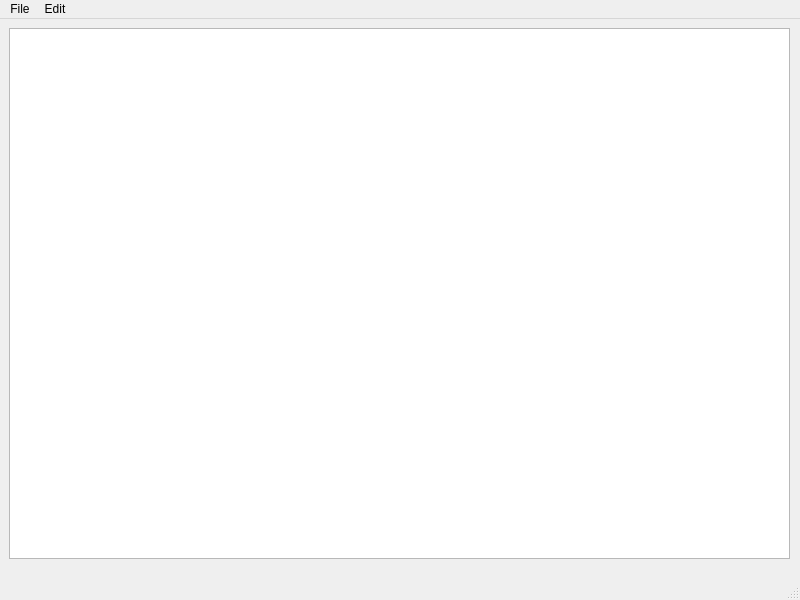
<?xml version="1.0" encoding="UTF-8"?>
<ui version="4.0">
 <class>MainWindow</class>
 <widget class="QMainWindow" name="MainWindow">
  <property name="geometry">
   <rect>
    <x>0</x>
    <y>0</y>
    <width>800</width>
    <height>600</height>
   </rect>
  </property>
  <property name="windowTitle">
   <string>Notepad</string>
  </property>
  <widget class="QWidget" name="centralwidget">
   <widget class="QWidget" name="verticalLayoutWidget">
    <property name="geometry">
     <rect>
      <x>9</x>
      <y>9</y>
      <width>781</width>
      <height>531</height>
     </rect>
    </property>
    <layout class="QVBoxLayout" name="verticalLayout">
     <item>
      <widget class="QTextEdit" name="textEdit"/>
     </item>
    </layout>
   </widget>
  </widget>
  <widget class="QMenuBar" name="menubar">
   <property name="geometry">
    <rect>
     <x>0</x>
     <y>0</y>
     <width>800</width>
     <height>20</height>
    </rect>
   </property>
   <widget class="QMenu" name="menuFile">
    <property name="title">
     <string>File</string>
    </property>
    <addaction name="actionNew"/>
    <addaction name="actionOpen"/>
    <addaction name="actionSave_As"/>
    <addaction name="actionPrint"/>
    <addaction name="actionExit"/>
   </widget>
   <widget class="QMenu" name="menuEdit">
    <property name="title">
     <string>Edit</string>
    </property>
    <addaction name="actionCopy"/>
    <addaction name="actionPaste"/>
    <addaction name="actionCut"/>
    <addaction name="actionUndo"/>
    <addaction name="actionRedo"/>
   </widget>
   <addaction name="menuFile"/>
   <addaction name="menuEdit"/>
  </widget>
  <widget class="QStatusBar" name="statusbar"/>
  <action name="actionNew">
   <property name="icon">
    <iconset resource="Resources.qrc">
     <normaloff>:/imgs/New.bmp</normaloff>:/imgs/New.bmp</iconset>
   </property>
   <property name="text">
    <string>New</string>
   </property>
  </action>
  <action name="actionOpen">
   <property name="icon">
    <iconset resource="Resources.qrc">
     <normaloff>:/imgs/Open.bmp</normaloff>:/imgs/Open.bmp</iconset>
   </property>
   <property name="text">
    <string>Open</string>
   </property>
  </action>
  <action name="actionSave_As">
   <property name="icon">
    <iconset resource="Resources.qrc">
     <normaloff>:/imgs/Save.bmp</normaloff>:/imgs/Save.bmp</iconset>
   </property>
   <property name="text">
    <string>Save As</string>
   </property>
  </action>
  <action name="actionPrint">
   <property name="text">
    <string>Print</string>
   </property>
  </action>
  <action name="actionCopy">
   <property name="text">
    <string>Copy</string>
   </property>
  </action>
  <action name="actionPaste">
   <property name="text">
    <string>Paste</string>
   </property>
  </action>
  <action name="actionCut">
   <property name="text">
    <string>Cut</string>
   </property>
  </action>
  <action name="actionUndo">
   <property name="text">
    <string>Undo</string>
   </property>
  </action>
  <action name="actionRedo">
   <property name="text">
    <string>Redo</string>
   </property>
  </action>
  <action name="actionExit">
   <property name="text">
    <string>Exit</string>
   </property>
  </action>
 </widget>
 <resources>
  <include location="Resources.qrc"/>
 </resources>
 <connections/>
</ui>
